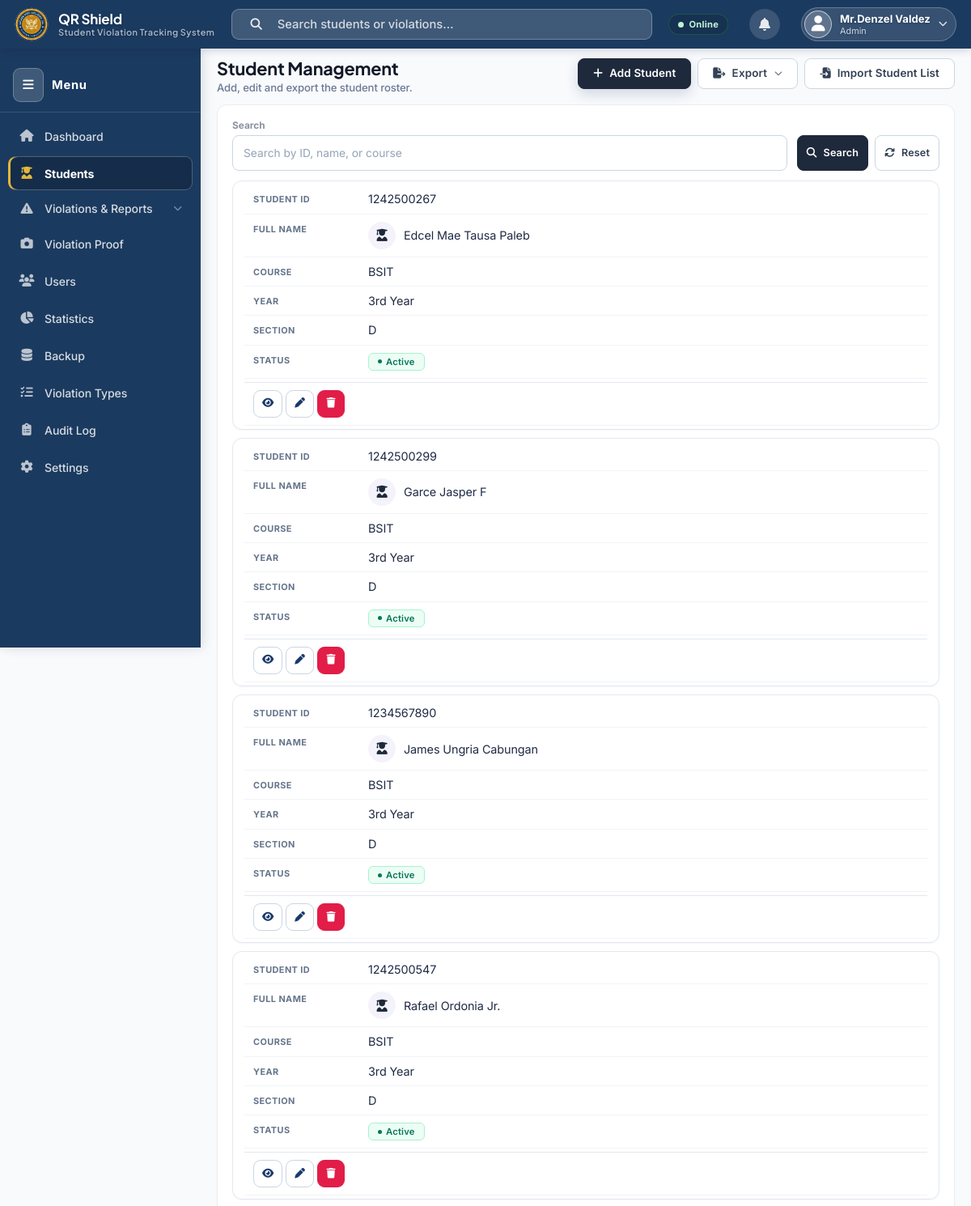
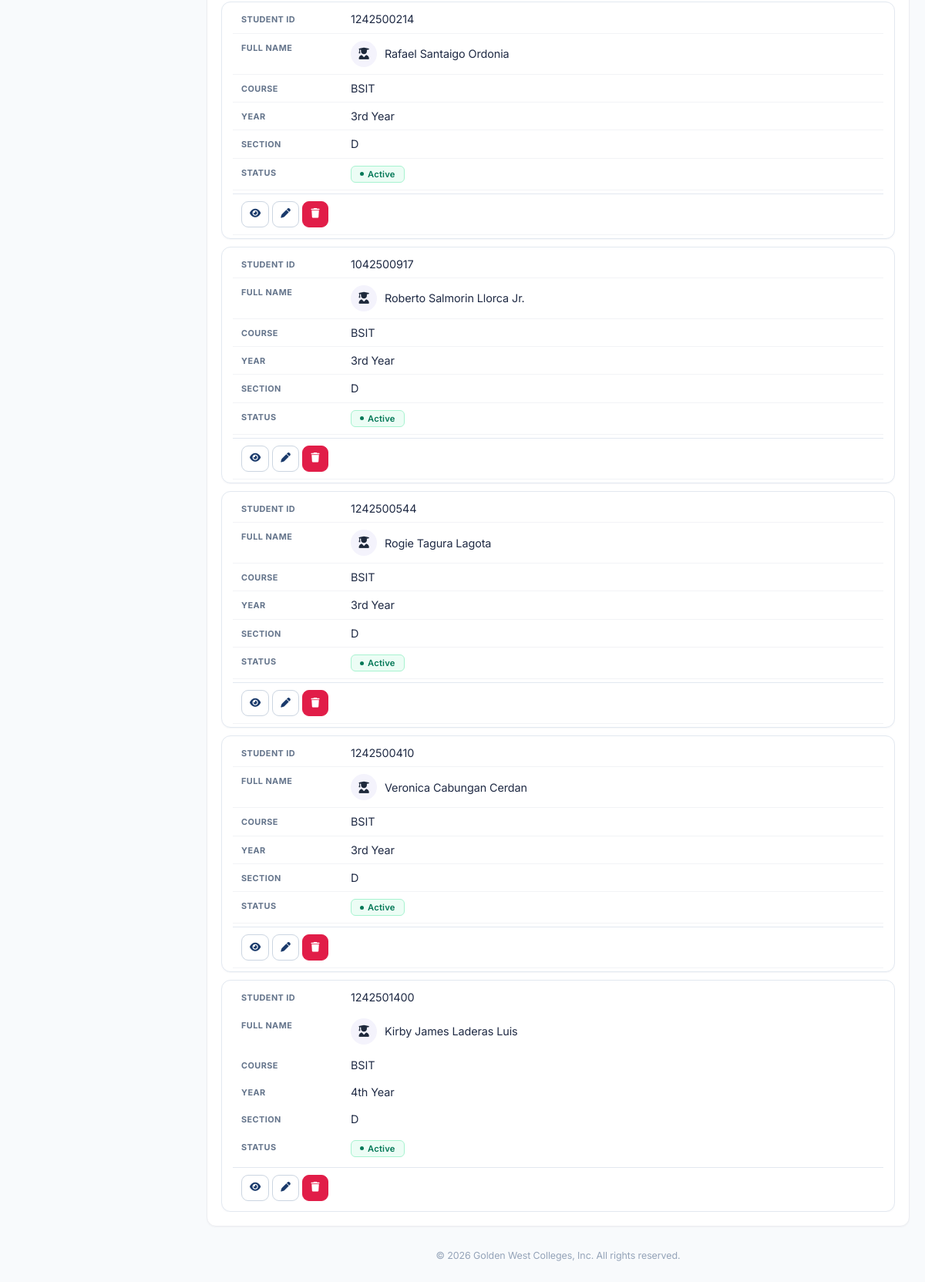
Screenshot of /admin/students.php?tab=roster (signed in) with the database file from the repository (2 pictures, top to bottom).
### tables this page shows
CREATE TABLE `users` (
  `id` int(10) unsigned NOT NULL AUTO_INCREMENT,
  `student_id` varchar(10) DEFAULT NULL,
  `firstname` varchar(60) DEFAULT NULL,
  `middlename` varchar(60) DEFAULT NULL,
  `lastname` varchar(60) DEFAULT NULL,
  `suffix` varchar(15) DEFAULT NULL,
  `fullname` varchar(180) NOT NULL,
  `username` varchar(60) NOT NULL,
  `email` varchar(150) NOT NULL,
  `password` varchar(255) NOT NULL,
  `role` enum('Student','Guard','OSA Staff','OSA','Admin') NOT NULL DEFAULT 'Student',
  `contact_number` varchar(20) DEFAULT NULL,
  `gender` enum('Male','Female','Other') DEFAULT NULL,
  `birthday` date DEFAULT NULL,
  `college_id` int(10) unsigned DEFAULT NULL,
  `course` varchar(150) DEFAULT NULL,
  `year_level` varchar(20) DEFAULT NULL,
  `section` varchar(20) DEFAULT NULL,
  `profile_picture` varchar(255) DEFAULT NULL,
  `qr_code` varchar(255) DEFAULT NULL,
  `status` enum('Active','Inactive') NOT NULL DEFAULT 'Active',
  `email_verified` tinyint(1) NOT NULL DEFAULT 1,
  `verify_code` varchar(6) DEFAULT NULL,
  `verify_expires` datetime DEFAULT NULL,
  `created_at` timestamp NOT NULL DEFAULT current_timestamp(),
  `login_otp_hash` varchar(255) DEFAULT NULL,
  `login_otp_expires` datetime DEFAULT NULL,
  `has_password` tinyint(1) NOT NULL DEFAULT 0,
  `reset_code_hash` varchar(255) DEFAULT NULL,
  `reset_expires` datetime DEFAULT NULL,
  `scanner_access` tinyint(1) NOT NULL DEFAULT 0,
  `scanner_session_token` char(64) DEFAULT NULL,
  `scanner_session_expires` datetime DEFAULT NULL,
  `device_token` varchar(64) DEFAULT NULL,
  `device_otp_hash` varchar(255) DEFAULT NULL,
  `device_otp_expires` datetime DEFAULT NULL,
  `device_otp_pending_token` varchar(64) DEFAULT NULL,
  PRIMARY KEY (`id`),
  UNIQUE KEY `username` (`username`),
  UNIQUE KEY `email` (`email`),
  UNIQUE KEY `student_id` (`student_id`),
  KEY `fk_user_college` (`college_id`),
  CONSTRAINT `fk_user_college` FOREIGN KEY (`college_id`) REFERENCES `colleges` (`id`) ON DELETE SET NULL
);

### admin/students.php (the view, shortened to what this page needs)
<?php
require_once "../config/database.php";
require_once "../includes/functions.php";
try {
    $conn->exec("CREATE TABLE IF NOT EXISTS student_roster (
        id INT UNSIGNED AUTO_INCREMENT PRIMARY KEY,
        school_id VARCHAR(10) NOT NULL UNIQUE,
        lastname VARCHAR(60) NOT NULL,
        firstname VARCHAR(60) NULL,
        course VARCHAR(150) NULL,
        year_level VARCHAR(20) NULL,
        is_used TINYINT(1) NOT NULL DEFAULT 0,
        created_at TIMESTAMP NOT NULL DEFAULT CURRENT_TIMESTAMP,
        INDEX idx_roster_lastname (lastname)
    ) ENGINE=InnoDB DEFAULT CHARSET=utf8mb4");
} catch (Throwable $e) {}
$search = isset($_GET['search']) ? trim($_GET['search']) : "";
$limit  = 10;
$page   = (isset($_GET['page']) && is_numeric($_GET['page'])) ? max(1,(int)$_GET['page']) : 1;
$offset = ($page - 1) * $limit;
try {
    if ($search !== "") {
        $countStmt = $conn->prepare("SELECT COUNT(*) FROM users WHERE role='Student'
            AND (student_id LIKE :s OR fullname LIKE :s OR course LIKE :s)");
        $countStmt->execute([':s' => "%$search%"]);
        $totalRows = $countStmt->fetchColumn();
        $stmt = $conn->prepare("SELECT * FROM users WHERE role='Student'
            AND (student_id LIKE :s OR fullname LIKE :s OR course LIKE :s)
            ORDER BY course ASC, year_level ASC, fullname ASC LIMIT :o, :l");
        $stmt->bindValue(':s', "%$search%", PDO::PARAM_STR);
        $stmt->bindValue(':o', $offset, PDO::PARAM_INT);
        $stmt->bindValue(':l', $limit, PDO::PARAM_INT);
        $stmt->execute();
    } else {
        $stmt = $conn->prepare("SELECT * FROM users WHERE role='Student' ORDER BY course ASC, year_level ASC, fullname ASC LIMIT :o, :l");
        $stmt->bindValue(':o', $offset, PDO::PARAM_INT);
        $stmt->bindValue(':l', $limit, PDO::PARAM_INT);
        $stmt->execute();
    }
    $students = $stmt->fetchAll(PDO::FETCH_ASSOC);
} catch (PDOException $e) {
  error_log('Admin students query failed: ' . $e->getMessage());
  die("The student list is temporarily unavailable. Please try again later.");
}
include "../includes/admin_header.php";
?>
<div class="admin-welcome-row">
  <div><h1>Student Management</h1><p>Add, edit and export the student roster.</p></div>
  <div class="u-actions">
    <a href="add_student.php" class="btn-primary"><i class="fas fa-plus"></i> Add Student</a>
    <div class="vts-menu" id="studentExportMenu">
      <button type="button" class="btn-outline" onclick="vtsMenu(event,'studentExportMenu')"
              aria-haspopup="true" aria-expanded="false">
        <i class="fas fa-file-export"></i> Export <i class="fas fa-chevron-down vm-caret"></i>
      </button>
    </div>
    <form method="POST" action="students.php" enctype="multipart/form-data" id="rosterImportForm" style="display:inline-flex;margin:0;">
      <label for="roster_file" class="btn-outline u-mb-0 u-pointer" title="Accepts Excel (.xlsx) or CSV"><i class="fas fa-file-import"></i> Import Student List</label>
    </form>
  </div>
</div>
<div id="registered-section">
<div class="recent-table-wrap table-responsive">
  <form method="GET" class="filter-bar wrap">
    <div class="filter-field grow">
      <label for="search">Search</label>
      <input id="search" type="text" name="search" class="vts-input" placeholder="Search by ID, name, or course" value="<?php echo htmlspecialchars($search); ?>">
    </div>
    <div class="filter-actions">
      <button class="btn-primary btn-sm" type="submit"><i class="fas fa-magnifying-glass"></i> Search</button>
      <a href="students.php" class="btn-outline btn-sm"><i class="fas fa-rotate"></i> Reset</a>
    </div>
  </form>
  <div class="table-scroll table-responsive">
  <table class="data-table">
    <tbody>
    <?php if(count($students) > 0): foreach($students as $row): ?>
      <tr>
        <td><?php echo htmlspecialchars($row['student_id'] ?? '-'); ?></td>
        <td>
          <?php $sp = trim($row['profile_picture'] ?? ''); ?>
          <span style="display:inline-flex;align-items:center;gap:10px;">
            <?php if ($sp !== ''): ?>
              <img alt="" src="../uploads/profile/<?php echo htmlspecialchars($sp); ?>"
style="width:34px;height:34px;border-radius:50%;object-fit:cover;flex-shrink:0;border:1.5px solid var(--border-soft);">
            <?php else: ?>
              <span style="width:34px;height:34px;border-radius:50%;flex-shrink:0;display:inline-flex;
                     align-items:center;justify-content:center;background:var(--surface-tint);color:var(--navy);font-size:.95rem;">
                <i class="fas fa-user-graduate"></i></span>
            <?php endif; ?>
            <span><?php echo htmlspecialchars($row['fullname']); ?></span>
          </span>
        </td>
        <td><?php echo htmlspecialchars($row['course'] ?? '-'); ?></td>
        <td><?php echo htmlspecialchars($row['year_level'] ?? '-'); ?></td>
        <td><?php echo htmlspecialchars($row['section'] ?? '-'); ?></td>
        <td><span class="pill <?php echo ($row['status']==='Active'?'resolved':'atrisk'); ?>"><?php echo htmlspecialchars($row['status']); ?></span></td>
        <td class="u-nowrap">
          <a href="view_student.php?id=<?php echo $row['id']; ?>" class="btn-outline btn-sm"
             title="View this student's record"><i class="fas fa-eye"></i></a>
          <?php if (($_SESSION['role'] ?? '') === 'Admin'): ?>
          <a href="edit_student.php?id=<?php echo $row['id']; ?>" class="btn-outline btn-sm" title="Edit Student"><i class="fas fa-pen"></i></a>
          <form method="POST" action="delete_student.php" class="inline-form" onsubmit="return confirm('Delete this student?\n\nTheir violation records go with them and cannot be recovered.');"><?php echo csrf_field(); ?><input type="hidden" name="id" value="<?php echo $row['id']; ?>"><button type="submit" class="btn-danger btn-sm" title="Delete"><i class="fas fa-trash"></i></button></form>
          <?php endif; ?>
        </td>
      </tr>
    <?php endforeach; else: ?>
      <tr><td colspan="8" class="table-empty">No students found.</td></tr>
    <?php endif; ?>
    </tbody>
  </table>
  </div>
</div>
</div>
<?php include "../includes/admin_footer.php"; ?>

### rows the page displays
users: student "1242500267", fullname "Edcel Mae Tausa Paleb", course "BSIT", year_level "3rd Year", section "D", status "Active"
users: student "1242500299", fullname "Garce Jasper F", course "BSIT", year_level "3rd Year", section "D", status "Active"
users: student "1234567890", fullname "James Ungria Cabungan", course "BSIT", year_level "3rd Year", section "D", status "Active"
users: student "1242500547", fullname "Rafael Ordonia Jr.", course "BSIT", year_level "3rd Year", section "D", status "Active"
users: student "1242500214", fullname "Rafael Santaigo Ordonia", course "BSIT", year_level "3rd Year", section "D", status "Active"
users: student "1042500917", fullname "Roberto Salmorin Llorca Jr.", course "BSIT", year_level "3rd Year", section "D", status "Active"
users: student "1242500544", fullname "Rogie Tagura Lagota", course "BSIT", year_level "3rd Year", section "D", status "Active"
users: student "1242500410", fullname "Veronica Cabungan Cerdan", course "BSIT", year_level "3rd Year", section "D", status "Active"
users: student "1242501400", fullname "Kirby James Laderas Luis", course "BSIT", year_level "4th Year", section "D", status "Active"

### other values shown
APP_NAME "QR Shield"
APP_TAGLINE "Student Violation Tracking System"
$fullname "Mr.Denzel Valdez"
vts_role_label($role) "Admin"
